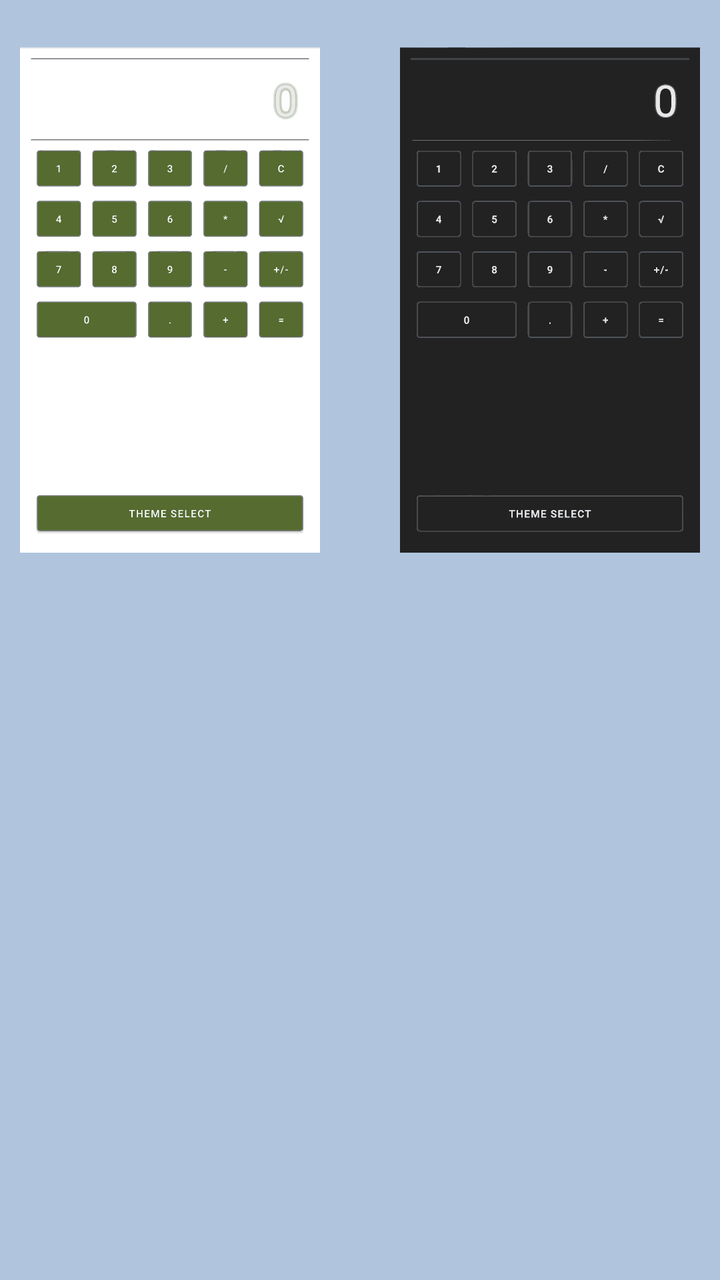
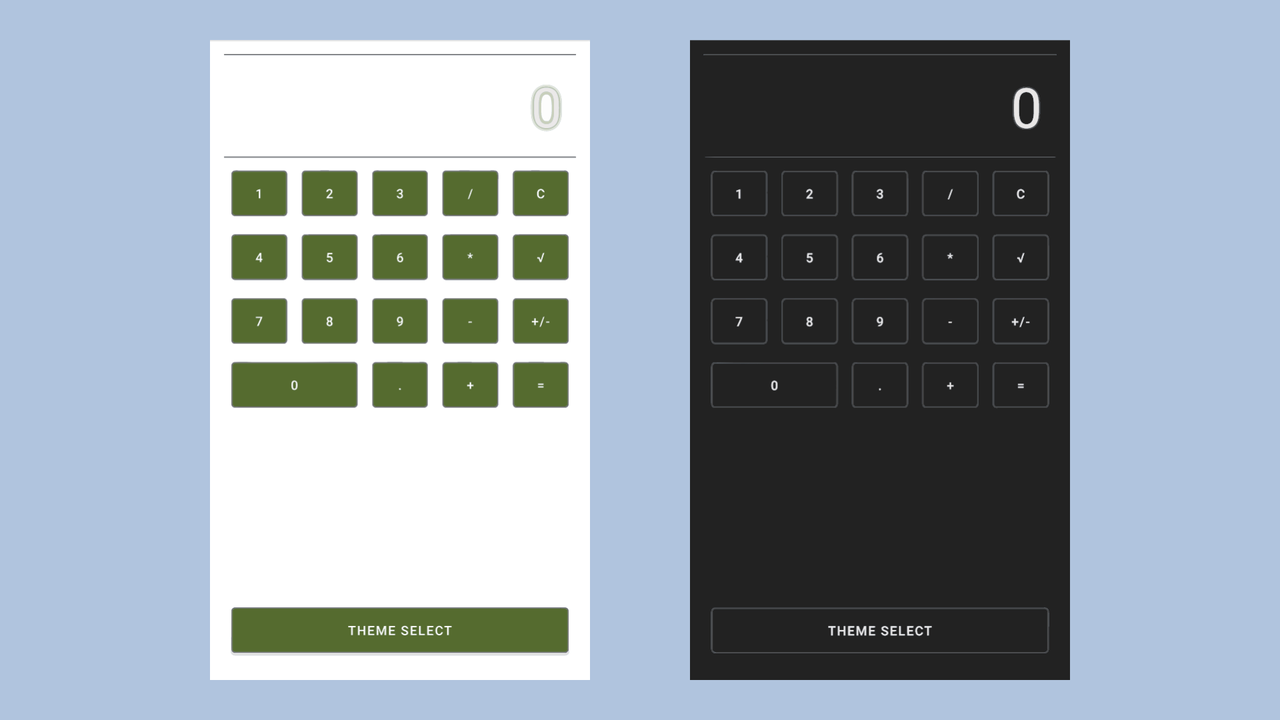

One screen, two layout resources from the same app: the default and the repository's alternative for another configuration. Each is rendered where Android would select it; the XML of both is given below.
<!-- AndroidManifest.xml: application theme Theme.AndroidWorkNTwo -->
<!-- res/layout/activity_theme_selection.xml -->
<?xml version="1.0" encoding="utf-8"?>
<LinearLayout xmlns:android="http://schemas.android.com/apk/res/android"
    xmlns:tools="http://schemas.android.com/tools"
    style="@style/LinearOuterThemeSelectionStyle"
    android:orientation="horizontal"
    tools:context=".ui.ThemeSelectionActivity">


        <androidx.appcompat.widget.AppCompatImageView
            android:id="@+id/image_dark_light_theme"
            style="@style/ImageViewThemeSelection"
            android:layout_gravity="center_horizontal"
            android:src="@drawable/ic_theme1" />


        <androidx.appcompat.widget.AppCompatImageView
            android:id="@+id/image_black_theme"
            style="@style/ImageViewThemeSelection"
            android:layout_gravity="center_horizontal"
            android:src="@drawable/ic_theme2" />


</LinearLayout>
<!-- resources referenced by this layout -->
<resources>
  <!-- drawable ic_theme1: vector/xml drawable (drawable, 71644 chars, omitted) -->
  <!-- drawable ic_theme2: vector/xml drawable (drawable, 66684 chars, omitted) -->
  <style name="ImageViewThemeSelection">
          <item name="android:layout_width">150dp</item>
          <item name="android:layout_height">300dp</item>
          <item name="android:layout_margin">20dp</item>
      </style>
  <style name="LinearOuterThemeSelectionStyle">
          <item name="android:layout_width">match_parent</item>
          <item name="android:layout_height">match_parent</item>
          <item name="android:background">@color/lightSteel</item>
          <item name="android:gravity">center_horizontal</item>
          <item name="android:orientation">horizontal</item>
      </style>
  <style name="Theme.AndroidWorkNTwo" parent="Theme.MaterialComponents.DayNight.DarkActionBar">
          
          <item name="colorPrimary">@color/purple_500</item>
          <item name="colorPrimaryVariant">@color/purple_700</item>
          <item name="colorOnPrimary">@color/white</item>
          
          <item name="colorSecondary">@color/teal_200</item>
          <item name="colorSecondaryVariant">@color/teal_700</item>
          <item name="colorOnSecondary">@color/black</item>
          
          <item name="android:statusBarColor" tools:targetApi="l">?attr/colorPrimaryVariant</item>
          
      </style>
  <color name="lightSteel">#FFB0C4DE</color>
  <color name="purple_500">#FF6200EE</color>
  <color name="purple_700">#FF3700B3</color>
  <color name="teal_200">#FF03DAC5</color>
  <color name="teal_700">#FF018786</color>
  <color name="black">#FF000000</color>
</resources>
<!-- res/layout-land/activity_theme_selection.xml (the repository's variant of the layout above) -->
<!-- drawn on the phone turned sideways -->
<?xml version="1.0" encoding="utf-8"?>
<LinearLayout xmlns:android="http://schemas.android.com/apk/res/android"
    xmlns:tools="http://schemas.android.com/tools"
    style="@style/LinearOuterThemeSelectionStyle"
    tools:context=".ui.ThemeSelectionActivity">

    <androidx.appcompat.widget.AppCompatImageView
        android:id="@+id/image_dark_light_theme"
        style="@style/ImageViewThemeSelectionLandscape"
        android:layout_gravity="center"
        android:src="@drawable/ic_theme1" />

    <androidx.appcompat.widget.AppCompatImageView
        android:id="@+id/image_black_theme"
        style="@style/ImageViewThemeSelectionLandscape"
        android:layout_gravity="center"
        android:src="@drawable/ic_theme2" />

</LinearLayout>
<!-- resources referenced by the variant -->
<!-- as the phone turned sideways resolves them -->
<resources>
  <!-- drawable ic_theme1: vector/xml drawable (drawable, 71644 chars, omitted) -->
  <!-- drawable ic_theme2: vector/xml drawable (drawable, 66684 chars, omitted) -->
  <style name="ImageViewThemeSelectionLandscape">
          <item name="android:layout_width">200dp</item>
          <item name="android:layout_height">wrap_content</item>
          <item name="android:layout_margin">20dp</item>
      </style>
  <style name="LinearOuterThemeSelectionStyle">
          <item name="android:layout_width">match_parent</item>
          <item name="android:layout_height">match_parent</item>
          <item name="android:background">@color/lightSteel</item>
          <item name="android:gravity">center_horizontal</item>
          <item name="android:orientation">horizontal</item>
      </style>
  <style name="Theme.AndroidWorkNTwo" parent="Theme.MaterialComponents.DayNight.DarkActionBar">
          
          <item name="colorPrimary">@color/purple_500</item>
          <item name="colorPrimaryVariant">@color/purple_700</item>
          <item name="colorOnPrimary">@color/white</item>
          
          <item name="colorSecondary">@color/teal_200</item>
          <item name="colorSecondaryVariant">@color/teal_700</item>
          <item name="colorOnSecondary">@color/black</item>
          
          <item name="android:statusBarColor" tools:targetApi="l">?attr/colorPrimaryVariant</item>
          
      </style>
  <color name="lightSteel">#FFB0C4DE</color>
  <color name="purple_500">#FF6200EE</color>
  <color name="purple_700">#FF3700B3</color>
  <color name="teal_200">#FF03DAC5</color>
  <color name="teal_700">#FF018786</color>
  <color name="black">#FF000000</color>
</resources>
